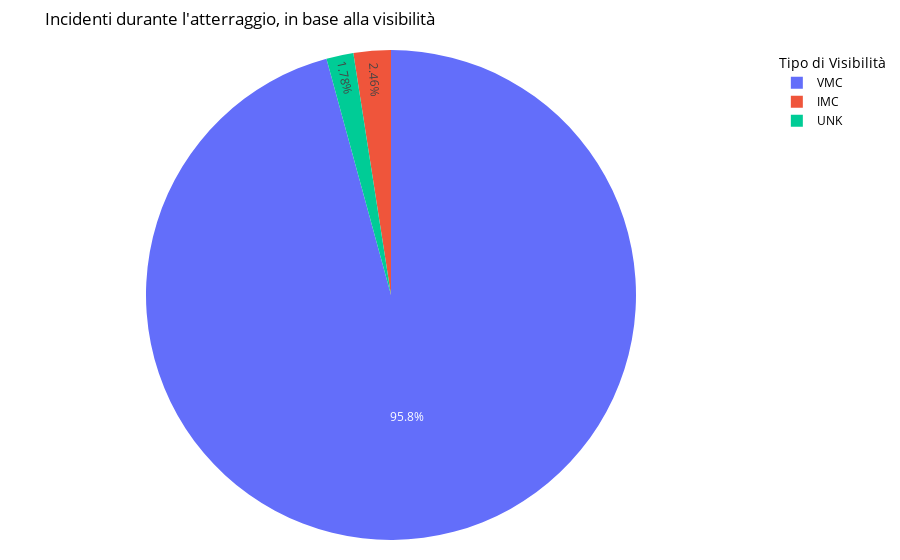

Source (notebook cell):
### Markdown cell above
<h3>6. Percentuale di incidenti durante l'atterraggio, in base alla visibilità</h3>
<p>In questo grafico si analizza la visibilità presente negli incidenti verificatisi in fase di <strong>landing</strong>.</p>
<h4>Osservazioni:</h4>
<p>Nel settore avionico la visibilità in fase di volo puó essere di due tipi:</p>
<ul>
    <li><strong>VMC:</strong> visual meteorological conditions, cioè quando il volo si svolge con ottima o buona visibilitá, avvalendosi della vista del pilota/i;
    <li><strong>IMC:</strong> instrumenta meteorological conditions, cioè quando il volo si svolge affidandosi soltanto alla guida degli strumenti di navigazioni, a causa di condizioni meteo avverse.
</ul>
<p>In <strong>UNK</strong> sono stati riportati i dati della quale non era disponibile una voce di visibilità.</p>

<p>Si nota come la maggior parte degli incidenti si verifica in condizione VMC, quindi con visibilità buona data da condizioni meteo ottimali. Per poter comprendere questo dato, è utile sapere che negli Stati Uniti soltanto 4 Stati hanno in media meno del 50% di giornate soleggiate.(https://www.currentresults.com/Weather/US/average-annual-state-sunshine.php).  </p>
<h4>Grafico:</h4>

### Code cell
conditions = aviation_slim[(aviation_slim['Phase'] == 'LANDING')].copy()
conditions = conditions.groupby(['Phase','Weather.Condition']).Phase.count().reset_index(name="count")


fig = go.Figure(data=[go.Pie(labels=conditions['Weather.Condition'], values=conditions['count'])])
fig.update_layout(margin=dict(t=50, b=20, l=20, r=20))
fig.update_layout(
    title="Incidenti durante l'atterraggio, in base alla visibilità",
    legend_title="Tipo di Visibilità",
    font=dict(
        size=12,
        color="Black"
    )

)
fig.show()

### Figure 1 — Plotly figure (JSON) as saved in the notebook; plotly's stock layout.template omitted (floating-point values rounded to 4 significant figures)
{"data": [{"labels": ["IMC", "UNK", "VMC"], "type": "pie", "values": [513, 372, 19972]}], "layout": {"autosize": true, "font": {"color": "Black", "size": 12}, "legend": {"title": {"text": "Tipo di Visibilità"}}, "margin": {"b": 20, "l": 20, "r": 20, "t": 50}, "title": {"text": "Incidenti durante l'atterraggio, in base alla visibilità"}}}
